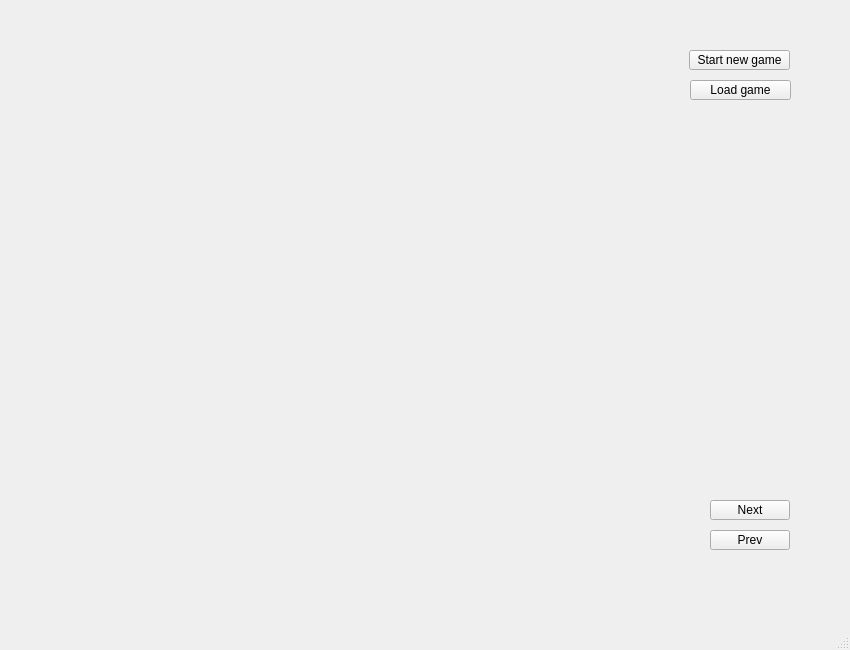
<?xml version="1.0" encoding="UTF-8"?>
<ui version="4.0">
 <class>LoadedGameWindow</class>
 <widget class="QMainWindow" name="LoadedGameWindow">
  <property name="geometry">
   <rect>
    <x>0</x>
    <y>0</y>
    <width>850</width>
    <height>650</height>
   </rect>
  </property>
  <property name="windowTitle">
   <string>MainWindow</string>
  </property>
  <widget class="QWidget" name="centralwidget">
   <widget class="QPushButton" name="pushButtonNext">
    <property name="geometry">
     <rect>
      <x>710</x>
      <y>500</y>
      <width>80</width>
      <height>20</height>
     </rect>
    </property>
    <property name="text">
     <string>Next</string>
    </property>
   </widget>
   <widget class="QPushButton" name="pushButtonPrev">
    <property name="geometry">
     <rect>
      <x>710</x>
      <y>530</y>
      <width>80</width>
      <height>20</height>
     </rect>
    </property>
    <property name="text">
     <string>Prev</string>
    </property>
   </widget>
   <widget class="QPushButton" name="pushButtonStartNewGame">
    <property name="geometry">
     <rect>
      <x>689</x>
      <y>50</y>
      <width>101</width>
      <height>20</height>
     </rect>
    </property>
    <property name="text">
     <string>Start new game</string>
    </property>
   </widget>
   <widget class="QPushButton" name="pushButtonLoadGame">
    <property name="geometry">
     <rect>
      <x>690</x>
      <y>80</y>
      <width>101</width>
      <height>20</height>
     </rect>
    </property>
    <property name="text">
     <string>Load game</string>
    </property>
   </widget>
  </widget>
  <widget class="QMenuBar" name="menubar">
   <property name="geometry">
    <rect>
     <x>0</x>
     <y>0</y>
     <width>850</width>
     <height>19</height>
    </rect>
   </property>
  </widget>
  <widget class="QStatusBar" name="statusbar"/>
 </widget>
 <resources/>
 <connections/>
</ui>
